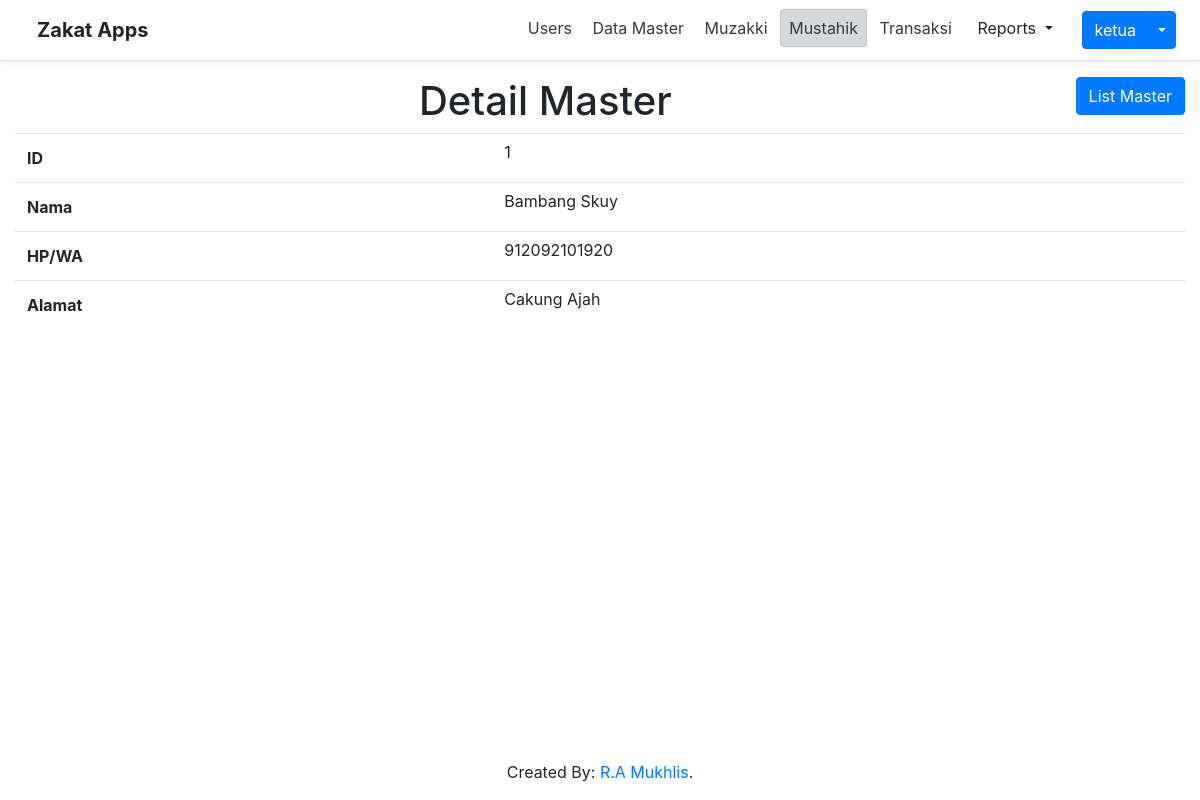
The page /index.php?page=mustahik&action=detail&id=1 (signed in) on the database its author committed.
### tables this page shows
CREATE TABLE `mustahik` (
  `id` int(11) NOT NULL,
  `name` varchar(125) NOT NULL,
  `phone_number` varchar(50) NOT NULL,
  `address` varchar(255) DEFAULT NULL
);

### mustahik/detail.php (the view)
<?php
    $id = isset($_GET['id']) ? $_GET['id'] : 0;
    $query = "SELECT * FROM mustahik WHERE id = '$id'";
    $datas = $conn->query($query);
    $mustahik = $datas->fetch_assoc();
?>
<a href='index.php?page=mustahik' class="btn btn-primary mb-2 float-right">List Master</a>
<h1 class='text-center'>Detail Master</h1>
<table class='table'>
    <tr>
        <th>ID</th>
        <td>
            <?php echo $mustahik['id'] ?>
        </td>
    </tr>
    <tr>
        <th>Nama</th>
        <td>
            <?php echo $mustahik['name'] ?>
        </td>
    </tr>
    <tr>
        <th>HP/WA</th>
        <td>
            <?php echo $mustahik['phone_number'] ?>
        </td>
    </tr>
    <tr>
        <th>Alamat</th>
        <td>
            <?php echo $mustahik['address'] ?>
        </td>
    </tr>
</table>

### assets/css/table.css (style rules this page uses)
.table tr td { padding: 0.5%; }

### rows shown on the page
mustahik: id "1", name "Bambang Skuy", phone_number "912092101920", address "Cakung Ajah"

### other values the page prints
$username "ketua"
